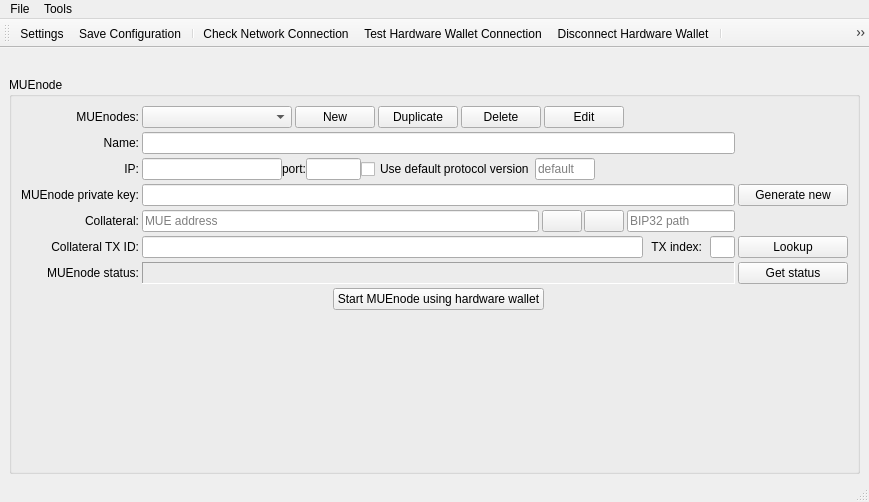
<?xml version="1.0" encoding="UTF-8"?>
<ui version="4.0">
 <class>MainWindow</class>
 <widget class="QMainWindow" name="MainWindow">
  <property name="geometry">
   <rect>
    <x>0</x>
    <y>0</y>
    <width>869</width>
    <height>502</height>
   </rect>
  </property>
  <property name="sizePolicy">
   <sizepolicy hsizetype="Preferred" vsizetype="Preferred">
    <horstretch>0</horstretch>
    <verstretch>1</verstretch>
   </sizepolicy>
  </property>
  <property name="windowTitle">
   <string>MainWindow</string>
  </property>
  <widget class="QWidget" name="centralwidget">
   <layout class="QVBoxLayout" name="verticalLayout">
    <property name="bottomMargin">
     <number>6</number>
    </property>
    <item>
     <layout class="QHBoxLayout" name="layMessage" stretch="0">
      <property name="spacing">
       <number>0</number>
      </property>
      <property name="leftMargin">
       <number>0</number>
      </property>
      <property name="bottomMargin">
       <number>0</number>
      </property>
      <item>
       <widget class="QLabel" name="lblMessage">
        <property name="sizePolicy">
         <sizepolicy hsizetype="Minimum" vsizetype="Preferred">
          <horstretch>0</horstretch>
          <verstretch>0</verstretch>
         </sizepolicy>
        </property>
        <property name="text">
         <string/>
        </property>
        <property name="wordWrap">
         <bool>true</bool>
        </property>
        <property name="margin">
         <number>0</number>
        </property>
        <property name="openExternalLinks">
         <bool>true</bool>
        </property>
       </widget>
      </item>
     </layout>
    </item>
    <item>
     <widget class="QGroupBox" name="groupBox_3">
      <property name="sizePolicy">
       <sizepolicy hsizetype="Expanding" vsizetype="Expanding">
        <horstretch>1</horstretch>
        <verstretch>1</verstretch>
       </sizepolicy>
      </property>
      <property name="title">
       <string>MUEnode</string>
      </property>
      <layout class="QHBoxLayout" name="horizontalLayout">
       <item>
        <layout class="QGridLayout" name="gridLayout_2">
         <property name="horizontalSpacing">
          <number>3</number>
         </property>
         <property name="verticalSpacing">
          <number>4</number>
         </property>
         <item row="0" column="1">
          <layout class="QHBoxLayout" name="horizontalLayout_4" stretch="3,0,0,0,0,0">
           <property name="spacing">
            <number>3</number>
           </property>
           <item>
            <widget class="QComboBox" name="cboMasternodes">
             <property name="sizePolicy">
              <sizepolicy hsizetype="MinimumExpanding" vsizetype="Fixed">
               <horstretch>0</horstretch>
               <verstretch>0</verstretch>
              </sizepolicy>
             </property>
             <property name="minimumSize">
              <size>
               <width>140</width>
               <height>0</height>
              </size>
             </property>
             <property name="maximumSize">
              <size>
               <width>150</width>
               <height>16777215</height>
              </size>
             </property>
             <property name="toolTip">
              <string>List of configured MUEnodes</string>
             </property>
             <property name="editable">
              <bool>false</bool>
             </property>
            </widget>
           </item>
           <item>
            <widget class="QPushButton" name="btnNewMn">
             <property name="sizePolicy">
              <sizepolicy hsizetype="Minimum" vsizetype="Fixed">
               <horstretch>0</horstretch>
               <verstretch>0</verstretch>
              </sizepolicy>
             </property>
             <property name="maximumSize">
              <size>
               <width>100</width>
               <height>16777215</height>
              </size>
             </property>
             <property name="toolTip">
              <string>Create a new MUEnode configuration</string>
             </property>
             <property name="text">
              <string>New</string>
             </property>
            </widget>
           </item>
           <item>
            <widget class="QPushButton" name="btnDuplicateMn">
             <property name="sizePolicy">
              <sizepolicy hsizetype="Minimum" vsizetype="Fixed">
               <horstretch>0</horstretch>
               <verstretch>0</verstretch>
              </sizepolicy>
             </property>
             <property name="toolTip">
              <string>Duplicate MUEnode entry</string>
             </property>
             <property name="text">
              <string>Duplicate</string>
             </property>
            </widget>
           </item>
           <item>
            <widget class="QPushButton" name="btnDeleteMn">
             <property name="sizePolicy">
              <sizepolicy hsizetype="Minimum" vsizetype="Fixed">
               <horstretch>0</horstretch>
               <verstretch>0</verstretch>
              </sizepolicy>
             </property>
             <property name="toolTip">
              <string>Delete current MUEnode configuration</string>
             </property>
             <property name="text">
              <string>Delete</string>
             </property>
            </widget>
           </item>
           <item>
            <widget class="QPushButton" name="btnEditMn">
             <property name="sizePolicy">
              <sizepolicy hsizetype="Minimum" vsizetype="Fixed">
               <horstretch>0</horstretch>
               <verstretch>0</verstretch>
              </sizepolicy>
             </property>
             <property name="maximumSize">
              <size>
               <width>100</width>
               <height>16777215</height>
              </size>
             </property>
             <property name="toolTip">
              <string>Enable editing</string>
             </property>
             <property name="text">
              <string>Edit</string>
             </property>
            </widget>
           </item>
           <item>
            <spacer name="horizontalSpacer">
             <property name="orientation">
              <enum>Qt::Horizontal</enum>
             </property>
             <property name="sizeHint" stdset="0">
              <size>
               <width>40</width>
               <height>20</height>
              </size>
             </property>
            </spacer>
           </item>
          </layout>
         </item>
         <item row="2" column="1">
          <layout class="QHBoxLayout" name="horizontalLayout_3">
           <item>
            <widget class="QLineEdit" name="edtMnIp">
             <property name="sizePolicy">
              <sizepolicy hsizetype="Expanding" vsizetype="Maximum">
               <horstretch>0</horstretch>
               <verstretch>0</verstretch>
              </sizepolicy>
             </property>
             <property name="minimumSize">
              <size>
               <width>0</width>
               <height>0</height>
              </size>
             </property>
             <property name="maximumSize">
              <size>
               <width>150</width>
               <height>16777215</height>
              </size>
             </property>
             <property name="toolTip">
              <string>The MUEnode's IP address for incoming communication with other nodes</string>
             </property>
            </widget>
           </item>
           <item>
            <widget class="QLabel" name="label_11">
             <property name="text">
              <string>port:</string>
             </property>
            </widget>
           </item>
           <item>
            <widget class="QLineEdit" name="edtMnPort">
             <property name="sizePolicy">
              <sizepolicy hsizetype="Fixed" vsizetype="Maximum">
               <horstretch>0</horstretch>
               <verstretch>0</verstretch>
              </sizepolicy>
             </property>
             <property name="minimumSize">
              <size>
               <width>0</width>
               <height>0</height>
              </size>
             </property>
             <property name="maximumSize">
              <size>
               <width>55</width>
               <height>16777215</height>
              </size>
             </property>
             <property name="toolTip">
              <string>The MUEnode's TCP port number for incoming communication with other nodes</string>
             </property>
            </widget>
           </item>
           <item>
            <widget class="QCheckBox" name="chbUseDefaultProtocolVersion">
             <property name="toolTip">
              <string>Use the protocol version number (from the RPC node) when starting MUEnode</string>
             </property>
             <property name="text">
              <string>Use default protocol version</string>
             </property>
            </widget>
           </item>
           <item>
            <widget class="QLineEdit" name="edtMnProtocolVersion">
             <property name="maximumSize">
              <size>
               <width>60</width>
               <height>16777215</height>
              </size>
             </property>
             <property name="toolTip">
              <string>Enter the protocol version number to be sent at MUEnode start time</string>
             </property>
             <property name="statusTip">
              <string/>
             </property>
             <property name="inputMask">
              <string>00009</string>
             </property>
             <property name="placeholderText">
              <string>default</string>
             </property>
            </widget>
           </item>
           <item>
            <spacer name="horizontalSpacer_2">
             <property name="orientation">
              <enum>Qt::Horizontal</enum>
             </property>
             <property name="sizeHint" stdset="0">
              <size>
               <width>40</width>
               <height>20</height>
              </size>
             </property>
            </spacer>
           </item>
          </layout>
         </item>
         <item row="5" column="1">
          <layout class="QHBoxLayout" name="horizontalLayout_7">
           <property name="spacing">
            <number>8</number>
           </property>
           <item>
            <widget class="QLineEdit" name="edtMnCollateralTx">
             <property name="sizePolicy">
              <sizepolicy hsizetype="Expanding" vsizetype="Maximum">
               <horstretch>0</horstretch>
               <verstretch>0</verstretch>
              </sizepolicy>
             </property>
             <property name="minimumSize">
              <size>
               <width>300</width>
               <height>0</height>
              </size>
             </property>
             <property name="maximumSize">
              <size>
               <width>16777215</width>
               <height>16777215</height>
              </size>
             </property>
             <property name="toolTip">
              <string>The collateral transaction hash from the 500000 MUE deposit</string>
             </property>
             <property name="text">
              <string/>
             </property>
            </widget>
           </item>
           <item>
            <widget class="QLabel" name="label_7">
             <property name="text">
              <string>TX index:</string>
             </property>
             <property name="alignment">
              <set>Qt::AlignRight|Qt::AlignTrailing|Qt::AlignVCenter</set>
             </property>
            </widget>
           </item>
           <item>
            <widget class="QLineEdit" name="edtMnCollateralTxIndex">
             <property name="maximumSize">
              <size>
               <width>25</width>
               <height>16777215</height>
              </size>
             </property>
             <property name="toolTip">
              <string>The collateral transaction's (unspent) output index with the 500000 MUE deposit (usally 0)</string>
             </property>
            </widget>
           </item>
          </layout>
         </item>
         <item row="4" column="1">
          <layout class="QHBoxLayout" name="layCollateral" stretch="1,0,0">
           <property name="spacing">
            <number>0</number>
           </property>
           <property name="topMargin">
            <number>0</number>
           </property>
           <property name="bottomMargin">
            <number>0</number>
           </property>
           <item>
            <widget class="QLineEdit" name="edtMnCollateralAddress">
             <property name="sizePolicy">
              <sizepolicy hsizetype="Expanding" vsizetype="Fixed">
               <horstretch>0</horstretch>
               <verstretch>0</verstretch>
              </sizepolicy>
             </property>
             <property name="minimumSize">
              <size>
               <width>0</width>
               <height>0</height>
              </size>
             </property>
             <property name="maximumSize">
              <size>
               <width>16777215</width>
               <height>16777215</height>
              </size>
             </property>
             <property name="toolTip">
              <string>MUE address of the 500000 MUE collateral, coverted from BIP32 path with hardware wallet.</string>
             </property>
             <property name="readOnly">
              <bool>false</bool>
             </property>
             <property name="placeholderText">
              <string>MUE address</string>
             </property>
            </widget>
           </item>
           <item>
            <layout class="QHBoxLayout" name="horizontalLayout_2" stretch="0,0">
             <property name="spacing">
              <number>2</number>
             </property>
             <property name="sizeConstraint">
              <enum>QLayout::SetDefaultConstraint</enum>
             </property>
             <property name="leftMargin">
              <number>3</number>
             </property>
             <property name="rightMargin">
              <number>3</number>
             </property>
             <item>
              <widget class="QPushButton" name="btnHwAddressToBip32">
               <property name="sizePolicy">
                <sizepolicy hsizetype="Preferred" vsizetype="Fixed">
                 <horstretch>0</horstretch>
                 <verstretch>0</verstretch>
                </sizepolicy>
               </property>
               <property name="minimumSize">
                <size>
                 <width>30</width>
                 <height>0</height>
                </size>
               </property>
               <property name="maximumSize">
                <size>
                 <width>10000</width>
                 <height>1000000</height>
                </size>
               </property>
               <property name="toolTip">
                <string>Convert MUE address to BIP32 path using hardware wallet</string>
               </property>
               <property name="text">
                <string/>
               </property>
               <property name="iconSize">
                <size>
                 <width>16</width>
                 <height>16</height>
                </size>
               </property>
              </widget>
             </item>
             <item>
              <widget class="QPushButton" name="btnHwBip32ToAddress">
               <property name="sizePolicy">
                <sizepolicy hsizetype="Preferred" vsizetype="Preferred">
                 <horstretch>0</horstretch>
                 <verstretch>0</verstretch>
                </sizepolicy>
               </property>
               <property name="minimumSize">
                <size>
                 <width>30</width>
                 <height>0</height>
                </size>
               </property>
               <property name="maximumSize">
                <size>
                 <width>10000000</width>
                 <height>10000000</height>
                </size>
               </property>
               <property name="toolTip">
                <string>Convert BIP32 path to MUE address using hardware wallet</string>
               </property>
               <property name="text">
                <string/>
               </property>
               <property name="iconSize">
                <size>
                 <width>16</width>
                 <height>16</height>
                </size>
               </property>
              </widget>
             </item>
            </layout>
           </item>
           <item alignment="Qt::AlignVCenter">
            <widget class="QLineEdit" name="edtMnCollateralBip32Path">
             <property name="sizePolicy">
              <sizepolicy hsizetype="Expanding" vsizetype="Fixed">
               <horstretch>0</horstretch>
               <verstretch>0</verstretch>
              </sizepolicy>
             </property>
             <property name="minimumSize">
              <size>
               <width>0</width>
               <height>0</height>
              </size>
             </property>
             <property name="maximumSize">
              <size>
               <width>16777215</width>
               <height>16777215</height>
              </size>
             </property>
             <property name="toolTip">
              <string>BIP32 path of the 500000 MUE collateral (e.g. 44'/5'/0'/0/0)</string>
             </property>
             <property name="placeholderText">
              <string>BIP32 path</string>
             </property>
            </widget>
           </item>
          </layout>
         </item>
         <item row="4" column="0">
          <widget class="QLabel" name="label_4">
           <property name="text">
            <string>Collateral:</string>
           </property>
           <property name="alignment">
            <set>Qt::AlignRight|Qt::AlignTrailing|Qt::AlignVCenter</set>
           </property>
          </widget>
         </item>
         <item row="3" column="0">
          <widget class="QLabel" name="label_9">
           <property name="text">
            <string>MUEnode private key:</string>
           </property>
           <property name="alignment">
            <set>Qt::AlignRight|Qt::AlignTrailing|Qt::AlignVCenter</set>
           </property>
          </widget>
         </item>
         <item row="6" column="0">
          <widget class="QLabel" name="label_8">
           <property name="text">
            <string>MUEnode status:</string>
           </property>
           <property name="alignment">
            <set>Qt::AlignRight|Qt::AlignTrailing|Qt::AlignVCenter</set>
           </property>
          </widget>
         </item>
         <item row="1" column="0">
          <widget class="QLabel" name="label_12">
           <property name="text">
            <string>Name:</string>
           </property>
           <property name="alignment">
            <set>Qt::AlignRight|Qt::AlignTrailing|Qt::AlignVCenter</set>
           </property>
          </widget>
         </item>
         <item row="1" column="1">
          <widget class="QLineEdit" name="edtMnName">
           <property name="sizePolicy">
            <sizepolicy hsizetype="Expanding" vsizetype="Maximum">
             <horstretch>0</horstretch>
             <verstretch>0</verstretch>
            </sizepolicy>
           </property>
           <property name="minimumSize">
            <size>
             <width>0</width>
             <height>0</height>
            </size>
           </property>
           <property name="maximumSize">
            <size>
             <width>16777215</width>
             <height>16777215</height>
            </size>
           </property>
           <property name="toolTip">
            <string>The MUEnode's configuration name</string>
           </property>
          </widget>
         </item>
         <item row="5" column="0">
          <widget class="QLabel" name="label_6">
           <property name="text">
            <string>Collateral TX ID:</string>
           </property>
           <property name="alignment">
            <set>Qt::AlignRight|Qt::AlignTrailing|Qt::AlignVCenter</set>
           </property>
          </widget>
         </item>
         <item row="3" column="3">
          <widget class="QPushButton" name="btnGenerateMNPrivateKey">
           <property name="sizePolicy">
            <sizepolicy hsizetype="Maximum" vsizetype="Fixed">
             <horstretch>0</horstretch>
             <verstretch>0</verstretch>
            </sizepolicy>
           </property>
           <property name="minimumSize">
            <size>
             <width>110</width>
             <height>0</height>
            </size>
           </property>
           <property name="maximumSize">
            <size>
             <width>400</width>
             <height>16777215</height>
            </size>
           </property>
           <property name="toolTip">
            <string>Generate a new private key</string>
           </property>
           <property name="text">
            <string>Generate new</string>
           </property>
          </widget>
         </item>
         <item row="0" column="0">
          <widget class="QLabel" name="label_5">
           <property name="text">
            <string>MUEnodes:</string>
           </property>
           <property name="alignment">
            <set>Qt::AlignRight|Qt::AlignTrailing|Qt::AlignVCenter</set>
           </property>
          </widget>
         </item>
         <item row="2" column="0">
          <widget class="QLabel" name="label_10">
           <property name="text">
            <string>IP:</string>
           </property>
           <property name="alignment">
            <set>Qt::AlignRight|Qt::AlignTrailing|Qt::AlignVCenter</set>
           </property>
          </widget>
         </item>
         <item row="7" column="0">
          <spacer name="verticalSpacer">
           <property name="orientation">
            <enum>Qt::Vertical</enum>
           </property>
           <property name="sizeType">
            <enum>QSizePolicy::Expanding</enum>
           </property>
           <property name="sizeHint" stdset="0">
            <size>
             <width>20</width>
             <height>20</height>
            </size>
           </property>
          </spacer>
         </item>
         <item row="3" column="1">
          <widget class="QLineEdit" name="edtMnPrivateKey">
           <property name="sizePolicy">
            <sizepolicy hsizetype="Expanding" vsizetype="Maximum">
             <horstretch>0</horstretch>
             <verstretch>0</verstretch>
            </sizepolicy>
           </property>
           <property name="minimumSize">
            <size>
             <width>0</width>
             <height>0</height>
            </size>
           </property>
           <property name="maximumSize">
            <size>
             <width>16777215</width>
             <height>16777215</height>
            </size>
           </property>
           <property name="toolTip">
            <string>MUEnode's private key. Use your own or click the button &lt;Generate new&gt; to create a new and random private key with the use of 'bitcoin' library.</string>
           </property>
          </widget>
         </item>
         <item row="6" column="3">
          <widget class="QPushButton" name="btnRefreshMnStatus">
           <property name="toolTip">
            <string>Get MUEnode's status</string>
           </property>
           <property name="text">
            <string>Get status</string>
           </property>
          </widget>
         </item>
         <item row="7" column="1">
          <layout class="QVBoxLayout" name="verticalLayout_3">
           <item>
            <layout class="QHBoxLayout" name="horizontalLayout_12" stretch="0,3,0">
             <property name="spacing">
              <number>2</number>
             </property>
             <item>
              <spacer name="horizontalSpacer_5">
               <property name="orientation">
                <enum>Qt::Horizontal</enum>
               </property>
               <property name="sizeHint" stdset="0">
                <size>
                 <width>40</width>
                 <height>20</height>
                </size>
               </property>
              </spacer>
             </item>
             <item>
              <widget class="QPushButton" name="btnBroadcastMn">
               <property name="sizePolicy">
                <sizepolicy hsizetype="Maximum" vsizetype="Maximum">
                 <horstretch>0</horstretch>
                 <verstretch>0</verstretch>
                </sizepolicy>
               </property>
               <property name="minimumSize">
                <size>
                 <width>0</width>
                 <height>0</height>
                </size>
               </property>
               <property name="maximumSize">
                <size>
                 <width>16777215</width>
                 <height>16777215</height>
                </size>
               </property>
               <property name="toolTip">
                <string>Broadcast information about the MUEnode</string>
               </property>
               <property name="styleSheet">
                <string notr="true"/>
               </property>
               <property name="text">
                <string>Start MUEnode using hardware wallet</string>
               </property>
              </widget>
             </item>
             <item>
              <spacer name="horizontalSpacer_6">
               <property name="orientation">
                <enum>Qt::Horizontal</enum>
               </property>
               <property name="sizeHint" stdset="0">
                <size>
                 <width>40</width>
                 <height>20</height>
                </size>
               </property>
              </spacer>
             </item>
            </layout>
           </item>
           <item>
            <spacer name="verticalSpacer_2">
             <property name="orientation">
              <enum>Qt::Vertical</enum>
             </property>
             <property name="sizeHint" stdset="0">
              <size>
               <width>20</width>
               <height>40</height>
              </size>
             </property>
            </spacer>
           </item>
          </layout>
         </item>
         <item row="5" column="3">
          <widget class="QPushButton" name="btnFindCollateral">
           <property name="sizePolicy">
            <sizepolicy hsizetype="Minimum" vsizetype="Fixed">
             <horstretch>0</horstretch>
             <verstretch>0</verstretch>
            </sizepolicy>
           </property>
           <property name="minimumSize">
            <size>
             <width>0</width>
             <height>0</height>
            </size>
           </property>
           <property name="toolTip">
            <string>Find collateral transaction</string>
           </property>
           <property name="text">
            <string>Lookup</string>
           </property>
          </widget>
         </item>
         <item row="6" column="1">
          <widget class="QLabel" name="lblMnStatus">
           <property name="frameShape">
            <enum>QFrame::Panel</enum>
           </property>
           <property name="frameShadow">
            <enum>QFrame::Sunken</enum>
           </property>
           <property name="lineWidth">
            <number>1</number>
           </property>
           <property name="text">
            <string/>
           </property>
           <property name="wordWrap">
            <bool>true</bool>
           </property>
          </widget>
         </item>
        </layout>
       </item>
      </layout>
     </widget>
    </item>
   </layout>
  </widget>
  <widget class="QStatusBar" name="statusBar"/>
  <widget class="QMenuBar" name="menuBar">
   <property name="geometry">
    <rect>
     <x>0</x>
     <y>0</y>
     <width>869</width>
     <height>22</height>
    </rect>
   </property>
   <widget class="QMenu" name="menuTools">
    <property name="title">
     <string>Tools</string>
    </property>
    <addaction name="action_transfer_funds_for_cur_mn"/>
    <addaction name="action_transfer_funds_for_all_mns"/>
    <addaction name="action_transfer_funds_for_any_address"/>
    <addaction name="separator"/>
    <addaction name="action_sign_message_for_cur_mn"/>
    <addaction name="action_hw_configuration"/>
    <addaction name="action_hw_initialization_recovery"/>
    <addaction name="separator"/>
    <addaction name="action_import_masternode_conf"/>
    <addaction name="separator"/>
    <addaction name="action_check_for_updates"/>
    <addaction name="action_open_log_file"/>
   </widget>
   <widget class="QMenu" name="menuFile">
    <property name="title">
     <string>File</string>
    </property>
    <widget class="QMenu" name="action_open_recent_files">
     <property name="title">
      <string>Recent Configuration Files</string>
     </property>
    </widget>
    <addaction name="action_load_config_file"/>
    <addaction name="action_open_recent_files"/>
    <addaction name="action_save_config_file"/>
    <addaction name="action_save_config_file_as"/>
    <addaction name="separator"/>
    <addaction name="action_open_settings_window"/>
    <addaction name="separator"/>
    <addaction name="action_about_app"/>
    <addaction name="action_about_qt"/>
   </widget>
   <addaction name="menuFile"/>
   <addaction name="menuTools"/>
  </widget>
  <widget class="QToolBar" name="toolBar">
   <property name="windowTitle">
    <string>toolBar</string>
   </property>
   <property name="toolButtonStyle">
    <enum>Qt::ToolButtonIconOnly</enum>
   </property>
   <property name="floatable">
    <bool>false</bool>
   </property>
   <attribute name="toolBarArea">
    <enum>TopToolBarArea</enum>
   </attribute>
   <attribute name="toolBarBreak">
    <bool>false</bool>
   </attribute>
   <addaction name="action_open_settings_window"/>
   <addaction name="action_save_config_file"/>
   <addaction name="separator"/>
   <addaction name="action_check_network_connection"/>
   <addaction name="action_test_hw_connection"/>
   <addaction name="action_disconnect_hw"/>
   <addaction name="separator"/>
   <!-- <addaction name="action_open_proposals_window"/> -->
   <!-- <addaction name="separator"/> -->
   <addaction name="action_transfer_funds_for_any_address"/>
   <addaction name="action_transfer_funds_for_cur_mn"/>
   <addaction name="action_transfer_funds_for_all_mns"/>
   <addaction name="action_sign_message_for_cur_mn"/>
  </widget>
  <action name="action_transfer_funds_for_cur_mn">
   <property name="text">
    <string>Transfer Funds for Current MUEnode...</string>
   </property>
  </action>
  <action name="action_transfer_funds_for_all_mns">
   <property name="text">
    <string>Transfer Funds for All MUEnodes</string>
   </property>
  </action>
  <action name="action_transfer_funds_for_any_address">
   <property name="text">
    <string>Transfer Funds for Any Address</string>
   </property>
  </action>
  <action name="action_sign_message_for_cur_mn">
   <property name="text">
    <string>Sign Message for Current MUEnode...</string>
   </property>
  </action>
  <action name="action_hw_configuration">
   <property name="text">
    <string>Hardware Wallet PIN/passphrase Configuration...</string>
   </property>
  </action>
  <action name="action_load_config_file">
   <property name="text">
    <string>Open Configuration File...</string>
   </property>
   <property name="toolTip">
    <string>Open configuration file</string>
   </property>
  </action>
  <action name="action_save_config_file_as">
   <property name="text">
    <string>Save Configuration As...</string>
   </property>
  </action>
  <action name="action_save_config_file">
   <property name="text">
    <string>Save Configuration</string>
   </property>
  </action>
  <action name="action_check_network_connection">
   <property name="text">
    <string>Check Network Connection</string>
   </property>
   <property name="toolTip">
    <string>Check MUE Network Connection</string>
   </property>
  </action>
  <action name="action_open_settings_window">
   <property name="text">
    <string>Settings</string>
   </property>
   <property name="toolTip">
    <string>Settings</string>
   </property>
   <property name="menuRole">
    <enum>QAction::PreferencesRole</enum>
   </property>
  </action>
  <action name="action_open_proposals_window">
   <property name="text">
    <string>Proposals</string>
   </property>
   <property name="toolTip">
    <string>Proposals</string>
   </property>
  </action>
  <action name="action_test_hw_connection">
   <property name="text">
    <string>Test Hardware Wallet Connection</string>
   </property>
  </action>
  <action name="action_disconnect_hw">
   <property name="text">
    <string>Disconnect Hardware Wallet</string>
   </property>
  </action>
  <action name="action_hw_initialization_recovery">
   <property name="text">
    <string>Hardware Wallet Initialization/Recovery...</string>
   </property>
  </action>
  <action name="action_check_for_updates">
   <property name="text">
    <string>Check For Updates</string>
   </property>
  </action>
  <action name="action_open_log_file">
   <property name="text">
    <string>Open Log File</string>
   </property>
  </action>
  <action name="action_about_app">
   <property name="text">
    <string>About MUEnode Tool...</string>
   </property>
   <property name="menuRole">
    <enum>QAction::AboutRole</enum>
   </property>
  </action>
  <action name="action_import_masternode_conf">
   <property name="text">
    <string>Import MUEnodes from the muenode.conf file...</string>
   </property>
  </action>
  <action name="action_about_qt">
   <property name="text">
    <string>About Qt...</string>
   </property>
   <property name="toolTip">
    <string>About Qt</string>
   </property>
   <property name="menuRole">
    <enum>QAction::AboutQtRole</enum>
   </property>
  </action>
  <action name="action_gen_mn_priv_key_compressed">
   <property name="text">
    <string>Generate MUEnode private key (compressed)</string>
   </property>
   <property name="shortcut">
    <string>Ctrl+Alt+C</string>
   </property>
  </action>
  <action name="action_gen_mn_priv_key_uncompressed">
   <property name="text">
    <string>Generate MUEnode private key (uncompressed)</string>
   </property>
   <property name="toolTip">
    <string>Generate MUEnode private key (uncompressed)</string>
   </property>
   <property name="shortcut">
    <string>Ctrl+Alt+U</string>
   </property>
  </action>
 </widget>
 <tabstops>
  <tabstop>cboMasternodes</tabstop>
  <tabstop>edtMnName</tabstop>
  <tabstop>edtMnIp</tabstop>
  <tabstop>edtMnPort</tabstop>
  <tabstop>edtMnPrivateKey</tabstop>
  <tabstop>edtMnCollateralAddress</tabstop>
  <tabstop>edtMnCollateralBip32Path</tabstop>
  <tabstop>edtMnCollateralTx</tabstop>
  <tabstop>edtMnCollateralTxIndex</tabstop>
  <tabstop>btnNewMn</tabstop>
  <tabstop>btnEditMn</tabstop>
  <tabstop>btnHwAddressToBip32</tabstop>
  <tabstop>btnHwBip32ToAddress</tabstop>
  <tabstop>btnDeleteMn</tabstop>
  <tabstop>btnGenerateMNPrivateKey</tabstop>
  <tabstop>btnRefreshMnStatus</tabstop>
  <tabstop>btnBroadcastMn</tabstop>
  <tabstop>btnFindCollateral</tabstop>
 </tabstops>
 <resources/>
 <connections/>
</ui>
